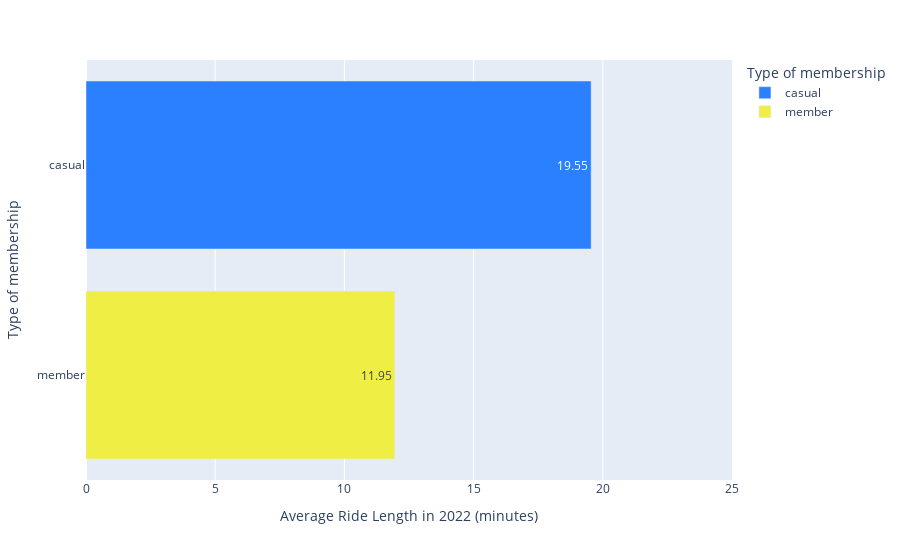

Write notebook code for a chart like this one.
### Markdown cell above
Here we can see that for members the use of electrical bikes is almost the same a a classic bikes, but more importantly the casual uses electric rides in 54%. Also all the docked bikes are driven by casual riders.

That insight can be used to incentivise conversion from casual to members.

### Code cell
# Average Ride Length
fig_3 = round(df1.groupby('member_casual', as_index=False).mean(),2)

px.bar(fig_3, y = 'member_casual', x = 'ride_length', range_x = [0,25],
        color = 'member_casual', 
        height = 300,
        text = 'ride_length', 
        labels = {'ride_length': 'Average Ride Length in 2022 (minutes)', 'member_casual': 'Type of membership'},
        hover_name = 'member_casual', hover_data = {'member_casual': False, 'ride_length': True}, 
        color_discrete_map = {'casual': '#2b80ff', 'member': '#eeee44'})

### Figure 1 — Plotly figure (JSON) as saved in the notebook; plotly's stock layout.template omitted (floating-point values rounded to 4 significant figures)
{"data": [{"alignmentgroup": "True", "hovertemplate": "<b>%{hovertext}</b><br><br>Average Ride Length in 2022 (minutes)=%{text}<extra></extra>", "hovertext": ["casual"], "legendgroup": "casual", "marker": {"color": "#2b80ff", "pattern": {"shape": ""}}, "name": "casual", "offsetgroup": "casual", "orientation": "h", "showlegend": true, "text": [19.55], "textposition": "auto", "type": "bar", "x": [19.55], "xaxis": "x", "y": ["casual"], "yaxis": "y"}, {"alignmentgroup": "True", "hovertemplate": "<b>%{hovertext}</b><br><br>Average Ride Length in 2022 (minutes)=%{text}<extra></extra>", "hovertext": ["member"], "legendgroup": "member", "marker": {"color": "#eeee44", "pattern": {"shape": ""}}, "name": "member", "offsetgroup": "member", "orientation": "h", "showlegend": true, "text": [11.95], "textposition": "auto", "type": "bar", "x": [11.95], "xaxis": "x", "y": ["member"], "yaxis": "y"}], "layout": {"autosize": true, "barmode": "relative", "legend": {"title": {"text": "Type of membership"}, "tracegroupgap": 0}, "margin": {"t": 60}, "xaxis": {"anchor": "y", "domain": [0, 1], "range": [0, 25], "title": {"text": "Average Ride Length in 2022 (minutes)"}, "type": "linear"}, "yaxis": {"anchor": "x", "autorange": true, "categoryarray": ["member", "casual"], "categoryorder": "array", "domain": [0, 1], "range": [-0.5, 1.5], "title": {"text": "Type of membership"}, "type": "category"}}}
